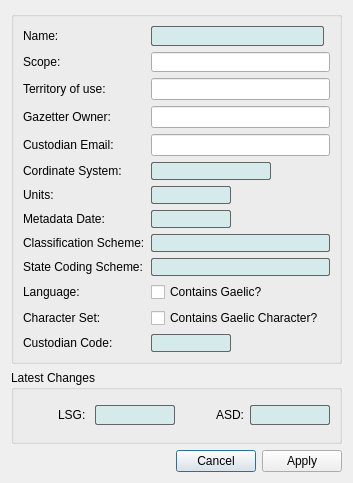
<?xml version="1.0" encoding="UTF-8"?>
<ui version="4.0">
 <class>metadataDialog</class>
 <widget class="QDialog" name="metadataDialog">
  <property name="geometry">
   <rect>
    <x>0</x>
    <y>0</y>
    <width>342</width>
    <height>483</height>
   </rect>
  </property>
  <property name="windowTitle">
   <string>Metadata</string>
  </property>
  <property name="sizeGripEnabled">
   <bool>false</bool>
  </property>
  <property name="modal">
   <bool>false</bool>
  </property>
  <layout class="QVBoxLayout" name="verticalLayout">
   <item>
    <widget class="QGroupBox" name="groupBox_2">
     <property name="title">
      <string/>
     </property>
     <layout class="QGridLayout" name="gridLayout_7">
      <item row="0" column="0">
       <layout class="QGridLayout" name="gridLayout_8">
        <item row="4" column="1" colspan="2">
         <widget class="QLineEdit" name="mailLineEdit"/>
        </item>
        <item row="8" column="1" colspan="2">
         <widget class="QLineEdit" name="classLineEdit">
          <property name="styleSheet">
           <string notr="true">border-width:0.5px;
border-style: solid;
border-radius: 2px;
border-color:  rgb(100,100,100);
background-color: rgb(213, 234, 234);</string>
          </property>
          <property name="readOnly">
           <bool>true</bool>
          </property>
         </widget>
        </item>
        <item row="12" column="1">
         <widget class="QLineEdit" name="custLineEdit">
          <property name="maximumSize">
           <size>
            <width>80</width>
            <height>16777215</height>
           </size>
          </property>
          <property name="styleSheet">
           <string notr="true">border-width:0.5px;
border-style: solid;
border-radius: 2px;
border-color:  rgb(100,100,100);
background-color: rgb(213, 234, 234);</string>
          </property>
          <property name="text">
           <string/>
          </property>
          <property name="readOnly">
           <bool>true</bool>
          </property>
         </widget>
        </item>
        <item row="9" column="1" colspan="2">
         <widget class="QLineEdit" name="stateLineEdit">
          <property name="styleSheet">
           <string notr="true">border-width:0.5px;
border-style: solid;
border-radius: 2px;
border-color:  rgb(100,100,100);
background-color: rgb(213, 234, 234);</string>
          </property>
          <property name="readOnly">
           <bool>true</bool>
          </property>
         </widget>
        </item>
        <item row="12" column="0">
         <widget class="QLabel" name="custLbl">
          <property name="text">
           <string>Custodian Code:</string>
          </property>
         </widget>
        </item>
        <item row="3" column="1" colspan="2">
         <widget class="QLineEdit" name="gazLineEdit"/>
        </item>
        <item row="1" column="1" colspan="2">
         <widget class="QLineEdit" name="scopeLineEdit">
          <property name="maximumSize">
           <size>
            <width>16777215</width>
            <height>20</height>
           </size>
          </property>
         </widget>
        </item>
        <item row="2" column="1" colspan="2">
         <widget class="QLineEdit" name="terrLineEdit"/>
        </item>
        <item row="0" column="2">
         <spacer name="nameSpacer">
          <property name="orientation">
           <enum>Qt::Horizontal</enum>
          </property>
          <property name="sizeHint" stdset="0">
           <size>
            <width>40</width>
            <height>20</height>
           </size>
          </property>
         </spacer>
        </item>
        <item row="9" column="0">
         <widget class="QLabel" name="stateLbl">
          <property name="text">
           <string>State Coding Scheme:</string>
          </property>
         </widget>
        </item>
        <item row="8" column="0">
         <widget class="QLabel" name="classLbl">
          <property name="text">
           <string>Classification Scheme:</string>
          </property>
         </widget>
        </item>
        <item row="11" column="0">
         <widget class="QLabel" name="charLbl">
          <property name="text">
           <string>Character Set: </string>
          </property>
         </widget>
        </item>
        <item row="10" column="0">
         <widget class="QLabel" name="langLbl">
          <property name="text">
           <string>Language:</string>
          </property>
         </widget>
        </item>
        <item row="11" column="1">
         <widget class="QCheckBox" name="charCheckBox">
          <property name="text">
           <string>Contains Gaelic Character?</string>
          </property>
         </widget>
        </item>
        <item row="10" column="1">
         <widget class="QCheckBox" name="langCheckBox">
          <property name="text">
           <string>Contains Gaelic?</string>
          </property>
         </widget>
        </item>
        <item row="7" column="0">
         <widget class="QLabel" name="metaLbl">
          <property name="text">
           <string>Metadata Date:</string>
          </property>
         </widget>
        </item>
        <item row="6" column="1">
         <widget class="QLineEdit" name="unitsLineEdit">
          <property name="minimumSize">
           <size>
            <width>0</width>
            <height>0</height>
           </size>
          </property>
          <property name="maximumSize">
           <size>
            <width>80</width>
            <height>16777215</height>
           </size>
          </property>
          <property name="styleSheet">
           <string notr="true">border-width:0.5px;
border-style: solid;
border-radius: 2px;
border-color:  rgb(100,100,100);
background-color: rgb(213, 234, 234);</string>
          </property>
          <property name="text">
           <string/>
          </property>
          <property name="readOnly">
           <bool>true</bool>
          </property>
         </widget>
        </item>
        <item row="7" column="1">
         <widget class="QLineEdit" name="metaLineEdit">
          <property name="maximumSize">
           <size>
            <width>80</width>
            <height>16777215</height>
           </size>
          </property>
          <property name="styleSheet">
           <string notr="true">border-width:0.5px;
border-style: solid;
border-radius: 2px;
border-color:  rgb(100,100,100);
background-color: rgb(213, 234, 234);</string>
          </property>
          <property name="text">
           <string/>
          </property>
          <property name="readOnly">
           <bool>true</bool>
          </property>
         </widget>
        </item>
        <item row="0" column="0">
         <widget class="QLabel" name="nameLbl">
          <property name="text">
           <string>Name:</string>
          </property>
         </widget>
        </item>
        <item row="0" column="1">
         <widget class="QLineEdit" name="nameLineEdit">
          <property name="maximumSize">
           <size>
            <width>16777215</width>
            <height>20</height>
           </size>
          </property>
          <property name="styleSheet">
           <string notr="true">border-width:0.5px;
border-style: solid;
border-radius: 2px;
border-color:  rgb(100,100,100);
background-color: rgb(213, 234, 234);</string>
          </property>
          <property name="readOnly">
           <bool>true</bool>
          </property>
         </widget>
        </item>
        <item row="1" column="0">
         <widget class="QLabel" name="scopeLbl">
          <property name="text">
           <string>Scope:</string>
          </property>
         </widget>
        </item>
        <item row="4" column="0">
         <widget class="QLabel" name="emailLbl">
          <property name="text">
           <string>Custodian Email:</string>
          </property>
         </widget>
        </item>
        <item row="3" column="0">
         <widget class="QLabel" name="gazLbl">
          <property name="text">
           <string>Gazetter Owner:</string>
          </property>
         </widget>
        </item>
        <item row="5" column="0">
         <widget class="QLabel" name="coordLbl">
          <property name="text">
           <string>Cordinate System:</string>
          </property>
         </widget>
        </item>
        <item row="2" column="0">
         <widget class="QLabel" name="terrLbl">
          <property name="text">
           <string>Territory of use:</string>
          </property>
         </widget>
        </item>
        <item row="6" column="0">
         <widget class="QLabel" name="unitsLbl">
          <property name="text">
           <string>Units:</string>
          </property>
         </widget>
        </item>
        <item row="5" column="1">
         <widget class="QLineEdit" name="coordLineEdit">
          <property name="maximumSize">
           <size>
            <width>120</width>
            <height>16777215</height>
           </size>
          </property>
          <property name="styleSheet">
           <string notr="true">border-width:0.5px;
border-style: solid;
border-radius: 2px;
border-color:  rgb(100,100,100);
background-color: rgb(213, 234, 234);</string>
          </property>
          <property name="readOnly">
           <bool>true</bool>
          </property>
         </widget>
        </item>
       </layout>
      </item>
     </layout>
    </widget>
   </item>
   <item>
    <widget class="QGroupBox" name="groupBox">
     <property name="title">
      <string>Latest Changes</string>
     </property>
     <layout class="QGridLayout" name="gridLayout_9">
      <item row="0" column="0">
       <layout class="QHBoxLayout" name="horizontalLayout_3">
        <item>
         <spacer name="horizontalSpacer_5">
          <property name="orientation">
           <enum>Qt::Horizontal</enum>
          </property>
          <property name="sizeHint" stdset="0">
           <size>
            <width>40</width>
            <height>20</height>
           </size>
          </property>
         </spacer>
        </item>
        <item>
         <widget class="QLabel" name="label_17">
          <property name="text">
           <string>LSG: </string>
          </property>
         </widget>
        </item>
        <item>
         <widget class="QLineEdit" name="lsgLineEdit">
          <property name="minimumSize">
           <size>
            <width>80</width>
            <height>20</height>
           </size>
          </property>
          <property name="maximumSize">
           <size>
            <width>80</width>
            <height>16777215</height>
           </size>
          </property>
          <property name="styleSheet">
           <string notr="true">border-width:0.5px;
border-style: solid;
border-radius: 2px;
border-color:  rgb(100,100,100);
background-color: rgb(213, 234, 234);</string>
          </property>
          <property name="readOnly">
           <bool>true</bool>
          </property>
         </widget>
        </item>
        <item>
         <spacer name="horizontalSpacer_6">
          <property name="orientation">
           <enum>Qt::Horizontal</enum>
          </property>
          <property name="sizeHint" stdset="0">
           <size>
            <width>40</width>
            <height>20</height>
           </size>
          </property>
         </spacer>
        </item>
        <item>
         <widget class="QLabel" name="label_18">
          <property name="text">
           <string>ASD:</string>
          </property>
         </widget>
        </item>
        <item>
         <widget class="QLineEdit" name="asdLineEdit">
          <property name="minimumSize">
           <size>
            <width>80</width>
            <height>20</height>
           </size>
          </property>
          <property name="maximumSize">
           <size>
            <width>80</width>
            <height>20</height>
           </size>
          </property>
          <property name="styleSheet">
           <string notr="true">border-width:0.5px;
border-style: solid;
border-radius: 2px;
border-color:  rgb(100,100,100);
background-color: rgb(213, 234, 234);</string>
          </property>
          <property name="readOnly">
           <bool>true</bool>
          </property>
         </widget>
        </item>
       </layout>
      </item>
     </layout>
    </widget>
   </item>
   <item>
    <widget class="QDialogButtonBox" name="buttonBox">
     <property name="standardButtons">
      <set>QDialogButtonBox::Apply|QDialogButtonBox::Cancel</set>
     </property>
    </widget>
   </item>
  </layout>
 </widget>
 <resources/>
 <connections/>
</ui>
